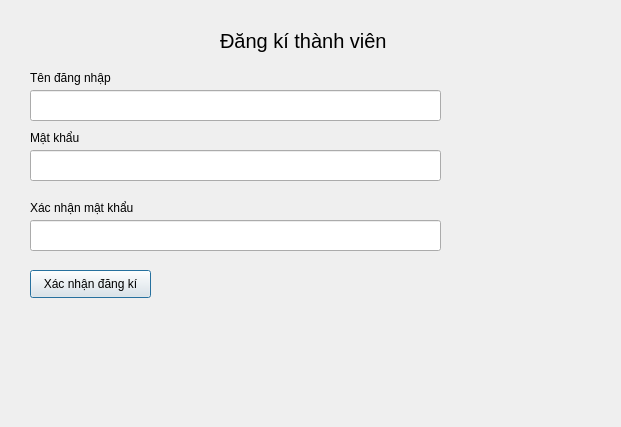
<?xml version="1.0" encoding="UTF-8"?>
<ui version="4.0">
 <class>Dialog</class>
 <widget class="QDialog" name="Dialog">
  <property name="geometry">
   <rect>
    <x>0</x>
    <y>0</y>
    <width>621</width>
    <height>427</height>
   </rect>
  </property>
  <property name="windowTitle">
   <string>Dialog</string>
  </property>
  <widget class="QLabel" name="label">
   <property name="geometry">
    <rect>
     <x>220</x>
     <y>20</y>
     <width>211</width>
     <height>41</height>
    </rect>
   </property>
   <property name="font">
    <font>
     <pointsize>15</pointsize>
    </font>
   </property>
   <property name="text">
    <string>Đăng kí thành viên</string>
   </property>
  </widget>
  <widget class="QLineEdit" name="txt_taikhoan">
   <property name="geometry">
    <rect>
     <x>30</x>
     <y>90</y>
     <width>411</width>
     <height>31</height>
    </rect>
   </property>
  </widget>
  <widget class="QLineEdit" name="txt_matkhau">
   <property name="geometry">
    <rect>
     <x>30</x>
     <y>150</y>
     <width>411</width>
     <height>31</height>
    </rect>
   </property>
   <property name="echoMode">
    <enum>QLineEdit::Password</enum>
   </property>
  </widget>
  <widget class="QLineEdit" name="txt_xacnhan">
   <property name="geometry">
    <rect>
     <x>30</x>
     <y>220</y>
     <width>411</width>
     <height>31</height>
    </rect>
   </property>
   <property name="echoMode">
    <enum>QLineEdit::Password</enum>
   </property>
  </widget>
  <widget class="QLabel" name="label_2">
   <property name="geometry">
    <rect>
     <x>30</x>
     <y>70</y>
     <width>101</width>
     <height>16</height>
    </rect>
   </property>
   <property name="text">
    <string>Tên đăng nhập</string>
   </property>
  </widget>
  <widget class="QLabel" name="label_3">
   <property name="geometry">
    <rect>
     <x>30</x>
     <y>130</y>
     <width>55</width>
     <height>16</height>
    </rect>
   </property>
   <property name="text">
    <string>Mật khẩu</string>
   </property>
  </widget>
  <widget class="QLabel" name="label_4">
   <property name="geometry">
    <rect>
     <x>30</x>
     <y>200</y>
     <width>131</width>
     <height>16</height>
    </rect>
   </property>
   <property name="text">
    <string>Xác nhận mật khẩu</string>
   </property>
  </widget>
  <widget class="QPushButton" name="btn_xacnhan_dk">
   <property name="geometry">
    <rect>
     <x>30</x>
     <y>270</y>
     <width>121</width>
     <height>28</height>
    </rect>
   </property>
   <property name="text">
    <string>Xác nhận đăng kí</string>
   </property>
  </widget>
 </widget>
 <resources/>
 <connections/>
</ui>
